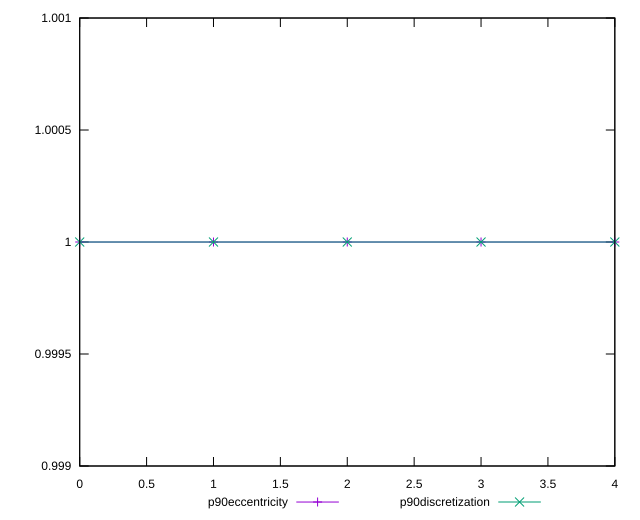

Generate this figure with gnuplot:
reset

$p90Eccentricity <<EOF
0 1.0000000000000004
1 0.9999999999999997
2 1.0000000000000007
3 0.9999999999999999
4 0.9999999999999999
EOF

$p90Discretization <<EOF
0 1
1 1
2 1
3 1
4 1
EOF

set key outside below
set xrange [0:4]
set yrange [0.9989999999999997:1.0010000000000006]
set trange [0.9989999999999997:1.0010000000000006]
set terminal svg size 640, 520 enhanced background rgb 'white'
set output "report_00025_2021-02-22T21:38:55.199Z/mainthread-work-breakdown/progression/eccentricity.svg"

plot $p90Eccentricity title "p90eccentricity" with linespoints, \
     $p90Discretization title "p90discretization" with linespoints

reset
